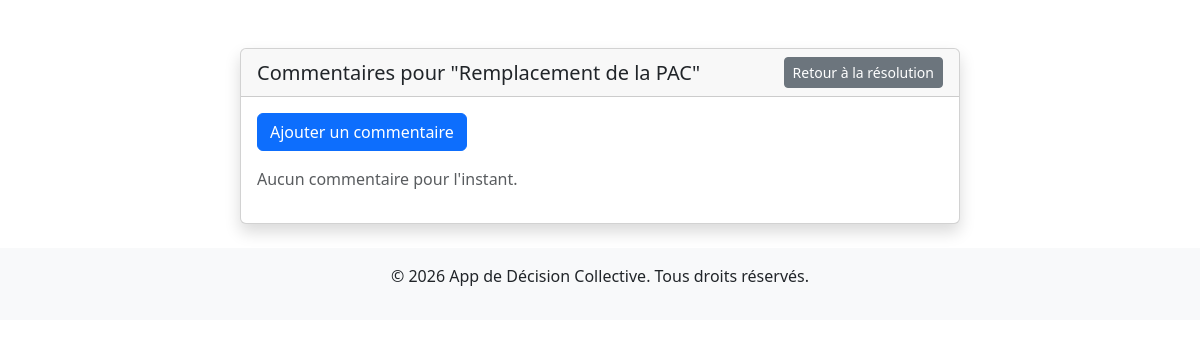
Before: /resolution/6/comments/ (signed in) with the older database file.
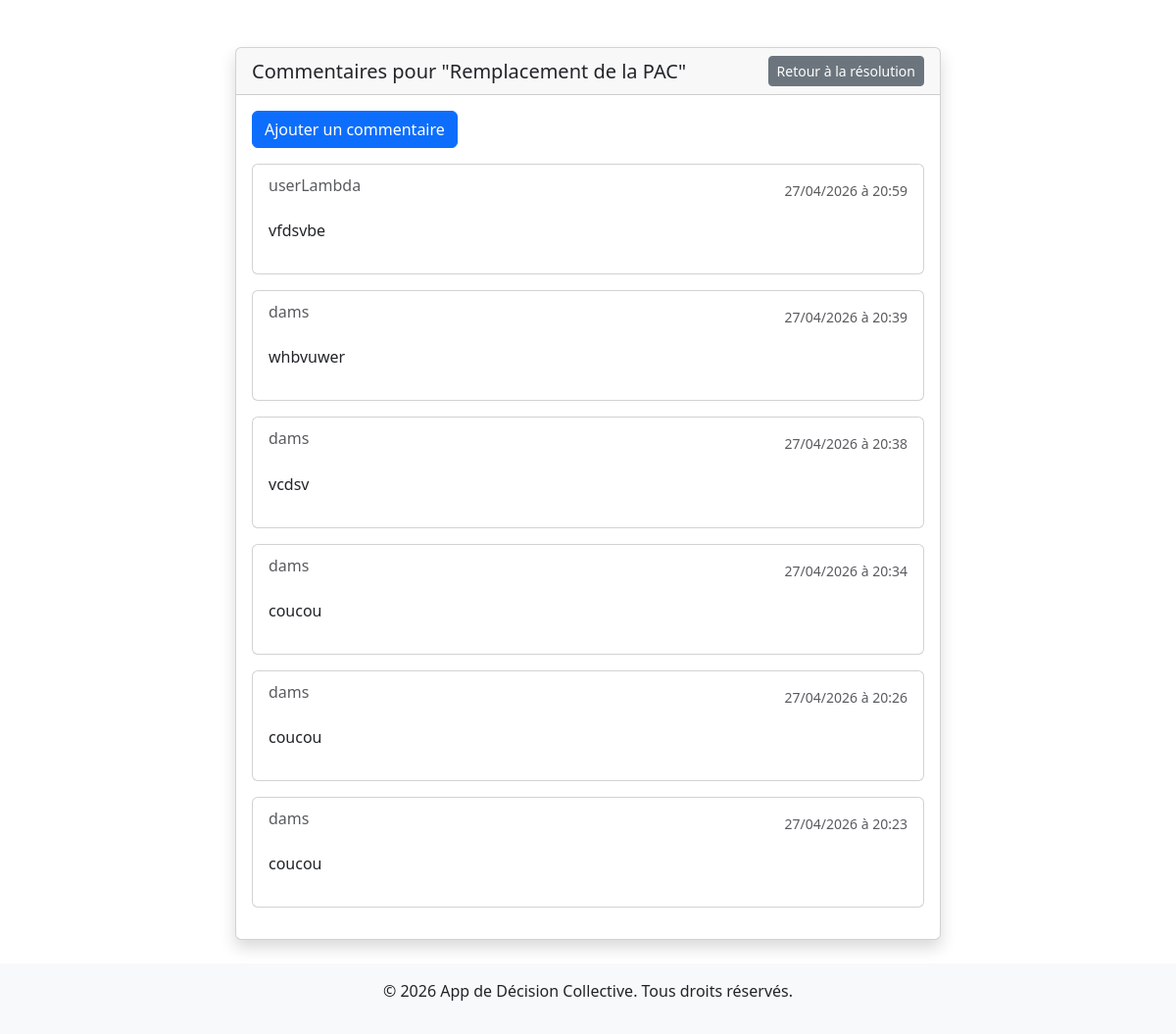
After: the same page with the newer database file.
### mapage/models.py (models this page shows, shortened)
class Resolution(models.Model):
    STATUS_CHOICES = [
        ('draft', 'En cours de création'),
        ('evaluation', 'En cours d\'évaluation'),
        ('voting', 'En cours de vote'),
        ('resolved', 'Résolue'),
    ]
    title = models.CharField(max_length=200, verbose_name="Titre de la résolution")
    question = models.TextField(verbose_name="Question (binaire)")
    context = models.TextField(verbose_name="Contexte", blank=True)
    created_at = models.DateTimeField(auto_now_add=True, verbose_name="Créée le")
    created_by = models.ForeignKey(User, on_delete=models.CASCADE, verbose_name="Créée par")
    is_active = models.BooleanField(default=True, verbose_name="Active")
    status = models.CharField(max_length=20, choices=STATUS_CHOICES, default='draft', verbose_name="Statut")

class Comment(models.Model):
    resolution = models.ForeignKey(Resolution, on_delete=models.CASCADE, related_name='comments')
    author = models.ForeignKey(User, on_delete=models.CASCADE)
    content = models.TextField(verbose_name="Contenu du commentaire")
    created_at = models.DateTimeField(auto_now_add=True, verbose_name="Créé le")

### mapage/views.py (the view)
# urls.py: path('resolution/<int:resolution_id>/comments/', views.read_comments, name='read_comments')
@login_required
def read_comments(request, resolution_id):
    resolution = get_object_or_404(Resolution, id=resolution_id)
    comments = Comment.objects.filter(resolution=resolution).order_by('-created_at')
    return render(request, 'read_comments.html', {'resolution': resolution, 'comments': comments})

### mapage/templates/read_comments.html (shortened to what this page needs)
{% extends "base.html" %}
{% block content %}
<div class="container mt-5">
    <div class="row justify-content-center">
        <div class="col-md-8">
            <div class="card shadow">
                <div class="card-header d-flex justify-content-between align-items-center">
                    <h5 class="mb-0">Commentaires pour "{{ resolution.title }}"</h5>
                    <a href="{% url 'resolution_details' resolution.id %}" class="btn btn-sm btn-secondary">Retour à la résolution</a>
                </div>
                <div class="card-body">
                    <a href="{% url 'add_comment' resolution.id %}" class="btn btn-primary mb-3">Ajouter un commentaire</a>
                    {% if comments %}
                        {% for comment in comments %}
                        <div class="card mb-3">
                            <div class="card-body">
                                <div class="d-flex justify-content-between">
                                    <h6 class="card-subtitle mb-2 text-muted">{{ comment.author.username }}</h6>
                                    <small class="text-muted">{{ comment.created_at|date:"d/m/Y à H:i" }}</small>
                                </div>
                                <p class="card-text">{{ comment.content|linebreaks }}</p>
                            </div>
                        </div>
                        {% endfor %}
                    {% else %}
                        <p class="text-muted">Aucun commentaire pour l'instant.</p>
                    {% endif %}
                </div>
            </div>
        </div>
    </div>
</div>
{% endblock %}

### templates/base.html (shortened to what this page needs)
<head>
    <link rel="stylesheet" href="https://cdn.jsdelivr.net/npm/bootstrap-icons@1.10.0/font/bootstrap-icons.css">
    <link href="https://cdn.jsdelivr.net/npm/bootstrap@5.3.0/dist/css/bootstrap.min.css" rel="stylesheet">
</head>
<div class="container mt-4">
    {% block content %}{% endblock %}
</div>
<footer class="text-center mt-4 py-3 bg-light">
    <p>© 2026 App de Décision Collective. Tous droits réservés.</p>
</footer>

Changed rows visible on the page:
added Comment: author.username "userLambda", created_at "27/04/2026 à 20:59", content "vfdsvbe"
added Comment: author.username "dams", created_at "27/04/2026 à 20:39", content "whbvuwer"
added Comment: author.username "dams", created_at "27/04/2026 à 20:38", content "vcdsv"
added Comment: author.username "dams", created_at "27/04/2026 à 20:34", content "coucou"
added Comment: author.username "dams", created_at "27/04/2026 à 20:26", content "coucou"
added Comment: author.username "dams", created_at "27/04/2026 à 20:23", content "coucou"
Other visible differences:
text no longer shown: "Aucun commentaire pour l'instant."
